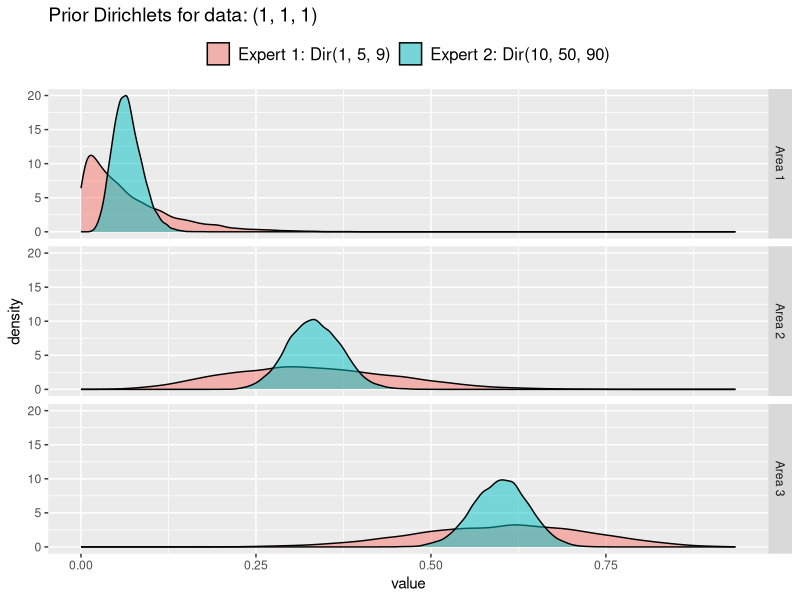
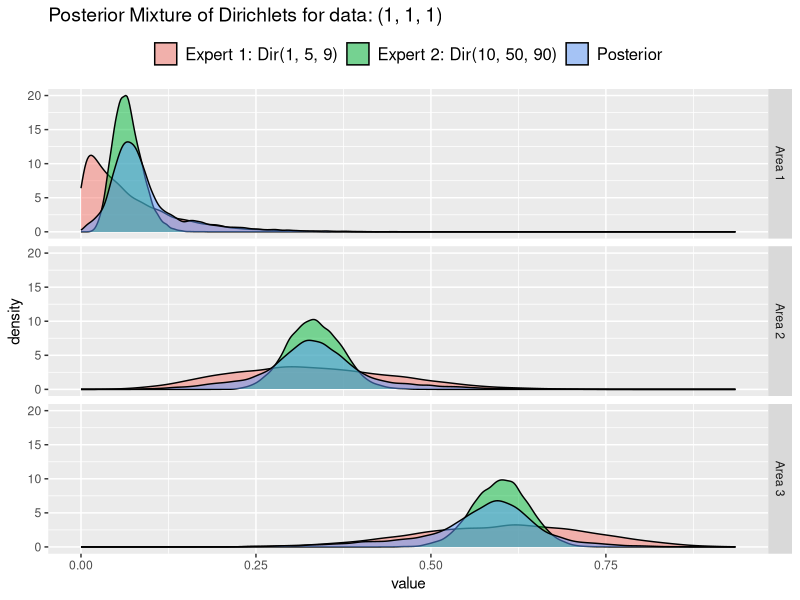

Generate these figures, in order, with R:
## ---- chunk 1
library(ggplot2)
dir1 <- c(1, 5, 9)
dir2 <- c(10, 50, 90)

simDat <- c(1, 1, 1)
allDirs <- data.frame(expert = rep(c(1,2), each = 3), priors = c(dir1, dir2))
df <- data.frame(Data = simDat, Expert1 = dir1, Expert2 = dir2)
knitr::kable(df, caption = "Table 1. Data for worked example and 2 experts' prior Dirichlet distributions.")
## ---- chunk 2
library(reshape2)
library(gtools)
outdf1 <- data.frame(expert = 'Expert 1', rdirichlet(10000, dir1))
outdf2 <- data.frame(expert = 'Expert 2', rdirichlet(10000, dir2))
outdf <- rbind(outdf1, outdf2)
colnames(outdf) <- c('expert', 'Area 1', 'Area 2', 'Area 3')
dflongPrior <- melt(as.data.frame(outdf))


p <- ggplot(data = dflongPrior, aes(value, group = expert, fill = expert))+
  geom_density(alpha = 0.5)+
  facet_grid(variable ~ .)+
  theme(legend.position="top", 
        legend.text = element_text(size = 12), 
        plot.title = element_text(size = 14))+
  scale_fill_discrete(limits = c('Expert 1', 'Expert 2'), 
                      labels = c(paste('Expert 1: Dir(', dir1[1], ', ', dir1[2], ', ',  dir1[3], ')', sep = ''), 
                                 paste('Expert 2: Dir(', dir2[1], ', ', dir2[2], ', ',  dir2[3], ')', sep = '')))+
  guides(fill = guide_legend(title = NULL))+
  ggtitle(label = paste('Prior Dirichlets for data: (', simDat[1], ', ',simDat[2], ', ',simDat[3], ')', sep = ''))

p
## ---- chunk 3

calcC <- function(data, prior){

  dd <- as.vector(data)
  pp <- as.vector(prior)
  if(length(dd) != length(pp)) stop('Data and prior lengths do not match')
   
  logc <- lgamma(sum(pp)) - sum(lgamma(pp)) - (lgamma(sum(pp + data)) - sum(lgamma(pp + data)))

  return(exp(logc))
}

calcC(simDat, dir1)
calcC(simDat, dir2)
## ---- chunk 4
c1 <- calcC(simDat, dir1)
c2 <- calcC(simDat, dir2)
numexp <- 2
k1 <- (1 / numexp * c1) / (1 / numexp * c1 + 1 / numexp * c2)
k2 <- (1 / numexp * c2) / (1 / numexp * c1 + 1 / numexp * c2)

K <- c(k1, k2)
## ---- chunk 5
round(K, 3)
## ---- chunk 6
idx <- which(rmultinom(1, 1, K) == 1)
prior <- allDirs[allDirs$expert == idx, 'priors']
library(gtools)
post <- rdirichlet(1, simDat + prior)
round(post, 3)
## ---- chunk 7
nsamp <- 10000
outdf <- matrix(nrow = nsamp, ncol = 3)
colnames(outdf) <- c('Area 1', 'Area 2', 'Area 3')
for(i in 1:nsamp){
  
  idx <- which(rmultinom(1, 1, K) == 1)
  prior <- allDirs[allDirs$expert == idx, 'priors']
  outdf[i, ] <- rdirichlet(1, simDat + prior)
  
}
## ---- chunk 8
library(reshape2)
library(ggplot2)
dflongPost <- melt(as.data.frame(outdf))
dflongPost$expert <- 'Posterior'
dflongPostSum <- rbind(dflongPrior, dflongPost)
p <- ggplot(data = dflongPostSum, aes(value, group = expert, fill = expert))+
  geom_density(alpha = 0.5)+
  facet_grid(variable ~ .)+
  theme(legend.position="top", 
        legend.text = element_text(size = 12), 
        plot.title = element_text(size = 14))+
  scale_fill_discrete(limits = c('Expert 1', 'Expert 2', 'Posterior'), 
                      labels = c(paste('Expert 1: Dir(', dir1[1], ', ', dir1[2], ', ',  dir1[3], ')', sep = ''), 
                                 paste('Expert 2: Dir(', dir2[1], ', ', dir2[2], ', ',  dir2[3], ')', sep = ''), 
                                 'Posterior'))+
  guides(fill = guide_legend(title = NULL))+
  ggtitle(label = paste('Posterior Mixture of Dirichlets for data: (', simDat[1], ', ',simDat[2], ', ',simDat[3], ')', sep = ''))
p
